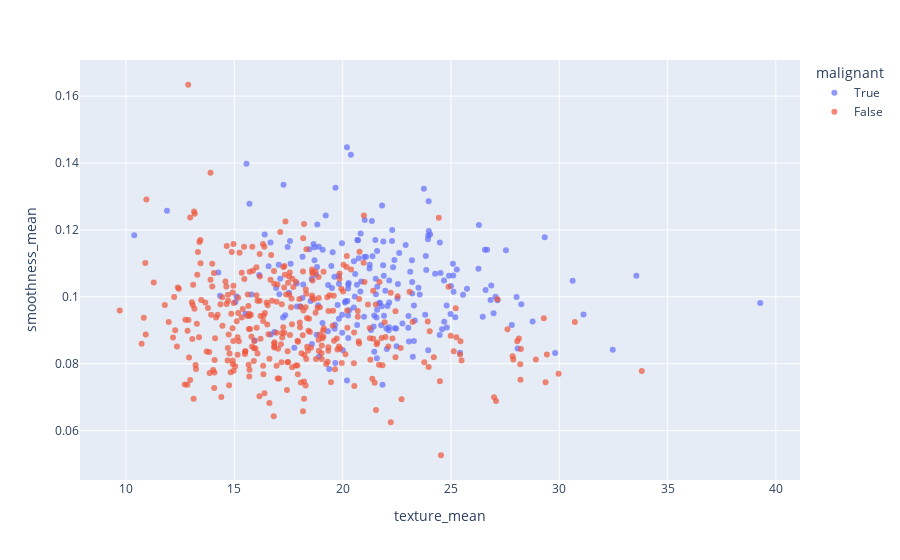

The code cell stored with this chart in its notebook:
### Code cell
df.plot(kind='scatter', x='texture_mean', y='smoothness_mean', color='malignant', opacity=0.7)

### Figure 1 — Plotly figure (JSON) as saved in the notebook; plotly's stock layout.template omitted (floating-point values rounded to 4 significant figures; data arrays with more than 128 entries replaced by an {"elided": "..."} marker saying what was removed)
{"data": [{"hovertemplate": "malignant=True<br>texture_mean=%{x}<br>smoothness_mean=%{y}<extra></extra>", "legendgroup": "True", "marker": {"color": "#636efa", "opacity": 0.7, "symbol": "circle"}, "mode": "markers", "name": "True", "orientation": "v", "showlegend": true, "x": {"elided": "212 float values"}, "xaxis": "x", "y": {"elided": "212 float values"}, "yaxis": "y", "type": "scatter"}, {"hovertemplate": "malignant=False<br>texture_mean=%{x}<br>smoothness_mean=%{y}<extra></extra>", "legendgroup": "False", "marker": {"color": "#EF553B", "opacity": 0.7, "symbol": "circle"}, "mode": "markers", "name": "False", "orientation": "v", "showlegend": true, "x": {"elided": "357 float values"}, "xaxis": "x", "y": {"elided": "357 float values"}, "yaxis": "y", "type": "scatter"}], "layout": {"xaxis": {"anchor": "y", "domain": [0.0, 1.0], "title": {"text": "texture_mean"}}, "yaxis": {"anchor": "x", "domain": [0.0, 1.0], "title": {"text": "smoothness_mean"}}, "legend": {"title": {"text": "malignant"}, "tracegroupgap": 0}, "margin": {"t": 60}}}
